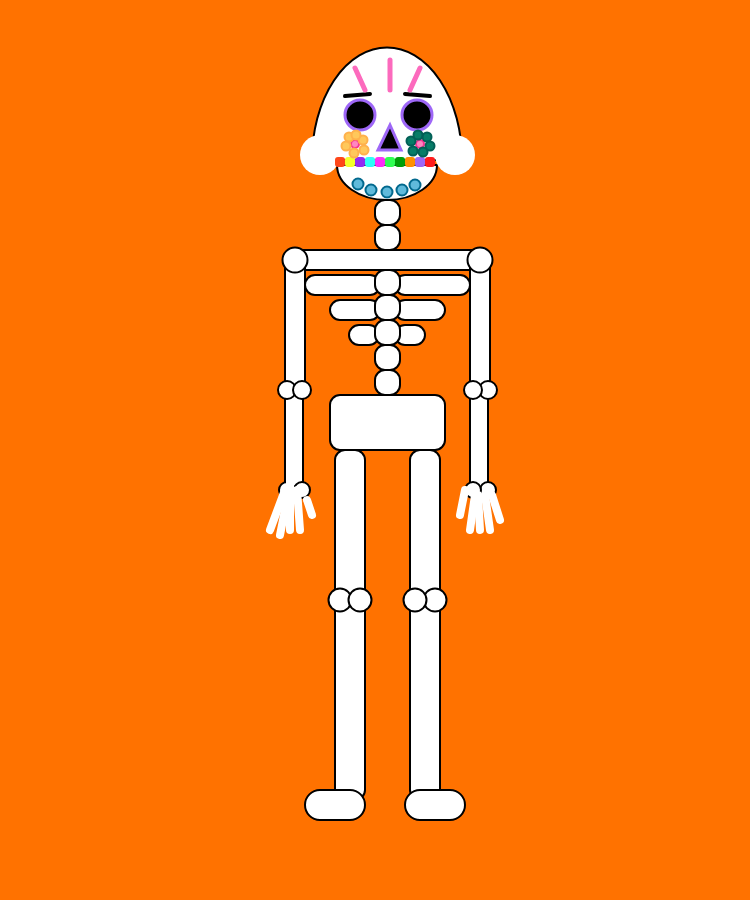
Frame 1 (no input)
Frame 60 (no input): identical to frame 1, image omitted
Frame 120 (the mouse pressed at the canvas centre since frame 60): identical to frame 1, image omitted

The p5.js sketch that drew this single still picture (run headless with seeded random() and noise() and a simulated clock; from frame 60 on, the mouse is pressed at the canvas centre):

// p5.js sketch
// ── sketch.js
// SKELETON MONSTER

function setup() {
  //create a canvas to draw my portrait on
  createCanvas(750,900);
}

function draw(){
  //set the background color
  background('#ff7200');

// Create a Sandbox For the Entire Character
push();

//move the entire grid for this character to the center of the canvas
    translate( 375, 450 );

// BODY
push();

// NECK
  strokeWeight(2)
    rect( 0, -250, 25, 25, 10);
  strokeWeight(2)
    rect( 0, -225, 25, 25, 10);
// END NECK

// RIBS
    rect( -85, -200, 200, 20, 10);
    rect( -70, -175, 75, 20, 10);
    rect( 20, -175, 75, 20, 10);
    rect( 20, -150, 50, 20, 10);
    rect( -45, -150, 50, 20, 10);
    rect( 20, -125, 30, 20, 10);
    rect( -26, -125, 30, 20, 10);

// SPINE
    rect( 0, -180, 25, 25, 10);
    rect( 0, -155, 25, 25, 10);
    rect( 0, -130, 25, 25, 10);
    rect( 0, -105, 25, 25, 10);
    rect( 0, -80, 25, 25, 10);

// HIPS
    rect( -45, -55, 115, 55, 10);

pop();
// END BODY

// ARMS
    push();
    strokeWeight(2);
        rect(-90,-200,20,140,10);
        rect( 95,-200,20,140,10);
        rect(-90,-60,18,100,8);
        rect( 95,-60,18,100,8);
        ellipse(-80,-190,25)
        ellipse( 105,-190,25)
        ellipse( -88,-60, 18)
        ellipse( -73,-60, 18)
        ellipse( 113,-60, 18)
        ellipse( 98,-60, 18)
        ellipse( 113, 40, 16)
        ellipse( 98, 40, 16)
        ellipse( -88, 40, 16)
        ellipse( -73, 40, 16)
    pop();
// END ARMS

// FINGERS
push();
    strokeWeight(8)
    stroke('white')
    //right hand
        line(-68,50,-63,65)
        line(-78,40,-75 ,80)
        line(-85,20,-85,80)
        line(-80,10,-95,85)
        line(-90,40,-105,80)
    //left hand
        line( 90,40,85,65)
        line( 100,45,95,80)
        line( 103,45,105,80)
        line( 110,45,115,80)
        line( 117,45,125,70)
pop();
// END FINGERS

// LEGS
    push();
        strokeWeight(2);
            rect(-40,0,30,150,10);
            rect( 35,0,30,150,10);
            rect(-40,150,30,200,10);
            rect( 35,150,30,200,10);
            ellipse(-35,150,23);
            ellipse(-15,150,23);
            ellipse( 60,150,23);
            ellipse( 40,150,23);
        // feet
            rect(-70,340,60,30,15);
            rect( 30,340,60,30,15);
    pop();
// END LEGS


// HEAD
    push();

    strokeWeight(2);
// cranium
    arc(12,-290,150,225,PI,TWO_PI,CHORD);
// jaw
    arc(12,-285,100,70,TWO_PI,PI,CHORD);
// cheekbones?
  noStroke();
    ellipse(-55,-295,40,40);
    ellipse(80,-295,40,40);

// NOSE
    push();
// triangle skeleton nose with purple stroke
  fill('black');
  stroke('#9e67f7');
  strokeWeight(3);
    triangle( 15, -325, 26, -300, 3, -300 );

    pop();
// END NOSE


// TEETH
    push();
// the teeth will be multicolored. each being a diffirent color

fill('#ff4719');
rect(-40,-293,10,10,3);

fill('#f4ff2d');
rect(-30,-293,10,10,3);

fill('#922bf2');
rect(-20,-293,10,10,3);

fill('#30fff8');
rect(-10,-293,10,10,3);

fill('#ff30f8');
rect(0,-293,10,10,3);

fill('#30ff52');
rect(10,-293,10,10,3);

fill('#009e07');
rect(20,-293,10,10,3);

fill('#ff9000');
rect(30,-293,10,10,3);

fill('#9e67f7');
rect(40,-293,10,10,3);

fill('#ff1c1c');
rect(50,-293,10,10,3);

    pop();
// END TEETH

// EYES
    push();
// round black eyes with purple stroke
  fill('black');
  stroke('#9e67f7');
  strokeWeight(3);
    ellipse(-15,-335,30)
    ellipse(42,-335,30)

    pop();
// END EYES

push();
// EYEBROWS
  stroke('black');
  strokeWeight(4);
      line(-30, -354, -5, -356);
      line( 30, -356, 55, -354);
pop();
// END EYEBROWS

// DECORATIVE FLOWERS
    push();
//left cheek (center)
    stroke('#f73392');
    strokeWeight(2);
fill('#ff87c1');
ellipse(-20,-306,8);
  pop();

  push();
//left cheek (pedals)
  stroke('#ffb14c');
  strokeWeight(2);
  fill('#ffc85b');
    ellipse(-12,-310,9);
    ellipse(-11,-300,9);
    ellipse(-21,-297,9);
    ellipse(-29,-304,9);
    ellipse(-26,-313,9);
    ellipse(-19,-315,9);
  pop();

  push();
//right cheek (center)
    stroke('#f73392');
    strokeWeight(2);
fill('#ff87c1');
ellipse(45,-306,8);
  pop();

  push();
//right cheek (pedals)
  stroke('#036057');
  strokeWeight(2);
  fill('#077c67');
    ellipse(52,-313,9);
    ellipse(55,-304,9);
    ellipse(48,-298,9);
    ellipse(38,-299,9);
    ellipse(36,-309,9);
    ellipse(43,-315,9);

    pop();
// END FLOWERS

push();
// Chin Decorations
  stroke('#02698e');
  strokeWeight(2);
  fill('#60badb');
      ellipse(40,-265,11);
      ellipse(27,-260,11);
      ellipse(12,-258,11);
      ellipse(-4,-260,11);
      ellipse(-17,-266,11);
pop();
// END CHIN Decorations

push();
// Forehead Decorations
  stroke('#fc6abd');
  strokeWeight(5);
      line(-20, -382, -10, -360);
      line( 15, -390, 15, -360);
      line(45, -382, 35, -360);

pop();
// END Forehead Decorations

    pop();
// END HEAD


// End Charachter Sandbox
    pop();

}
